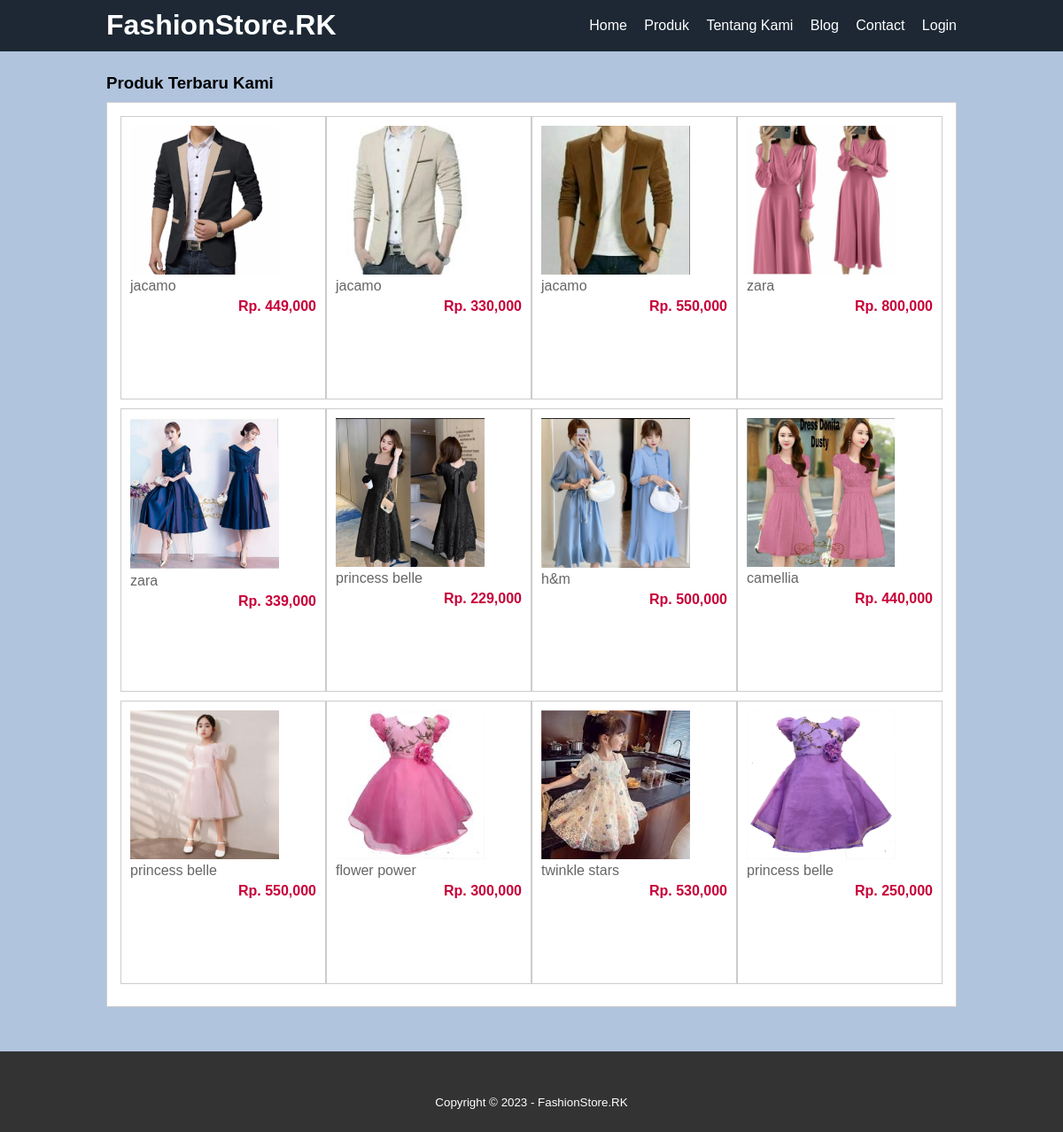
/pro.php, run on the app's committed database.
### tables this page shows
CREATE TABLE `tb_product` (
  `product_id` int(11) NOT NULL,
  `category_id` int(11) NOT NULL,
  `product_name` varchar(100) NOT NULL,
  `product_price` int(11) NOT NULL,
  `product_description` text NOT NULL,
  `prodeuct_image` varchar(100) NOT NULL,
  `product_status` tinyint(1) NOT NULL,
  `data_creates` timestamp NOT NULL DEFAULT current_timestamp()
);

### pro.php (the view, shortened to what this page needs)
<?php
	include 'db.php';
 ?>
<!DOCTYPE html>
<html>
<head>
	<link rel="stylesheet" type="text/css" href="css/style.css">
</head>
<body>
	<header>
		<div class="countainer">
			<h1><a href="index.php">FashionStore.RK</a></h1>
			<ul>
				<li><a href="index.php">Home</a></li>
				<li><a href="pro.php">Produk</a></li>
				<li><a href="about.php">Tentang Kami</a></li>
				<li><a href="blog.php">Blog</a></li>
				<li><a href="contact.php">Contact</a></li>
				<li><a href="loginn.php">Login</a></li>
			</ul>
		</div>
	</header>
    <div class="section">
    	<div class="countainer">
    		<h3>Produk Terbaru Kami</h3>
    		<div class="box">
    			<?php
    				$produk = mysqli_query($conn, "SELECT * FROM tb_product WHERE product_status = 1 ORDER BY product_id DESC LIMIT 12");
    				if(mysqli_num_rows($produk) > 0){
    					while($p = mysqli_fetch_array($produk)){
    			 ?>
    			 	<a href="">
		    			<div class="col-4">
		    				<img src="produk/<?php echo $p['prodeuct_image'] ?>">
		    				<p class="nama"><?php echo substr($p['product_name'] , 0, 30)?></p>
		    				<p class="harga">Rp. <?php echo number_format($p['product_price'])  ?></p>
		    			</div>
	    			</a>
	    		<?php }}else{ ?>
	    			<p>Produk Tidak Ada</p>
	    		<?php } ?>
    		</div>
    	</div>
    </div>
    <div class="footer">
    	<div class="countainer">
    		<small>Copyright &copy; 2023 - FashionStore.RK</small>
    	</div>
    </div>
</body>
</html>

### css/style.css (style rules this page uses)
* { padding: 0; margin: 0; font-family: 'Quicksand', sans-serif; }
body { background-color: #B0C4DE; }
a { color: inherit; text-decoration: none; }
header { background-color: #1d2834; color: #fff; }
header h1 { float: left; padding: 10px 0; }
header ul { float: right; }
header ul li { display: inline-block; }
header ul li a { padding:20px 0 20px 15px; display: inline-block; }
.countainer { width: 80%; margin:0 auto; }
.countainer:after { content: ''; display: block; clear: both; }
.section { padding:25px 0; }
.box { background-color: #fff; border:1px solid #ccc; padding:15px; box-sizing: border-box; margin: 10px 0 25px 0; }
.box:after { content: ''; display: block; clear: both; }
.col-4 { width:25%; height: 320px; border:1px solid #ccc; float: left; padding:10px; box-sizing: border-box; margin-bottom: 10px; }
.col-4 img { width: 80%; }
.col-4 .nama { color: #666; margin-bottom: 5px; }
.col-4 .harga { font-weight: bold; color: #C70039; float: right; }
.footer { padding:25px 0; background-color: #333; color: #fff; text-align: center; }
.footer small { margin-top: 25px; display: inline-block; }

### data on the page
tb_product: prodeuct_image (picture), product_name "jacamo", product_price "449,000"
tb_product: prodeuct_image (picture), product_name "jacamo", product_price "330,000"
tb_product: prodeuct_image (picture), product_name "jacamo", product_price "550,000"
tb_product: prodeuct_image (picture), product_name "zara", product_price "800,000"
tb_product: prodeuct_image (picture), product_name "zara", product_price "339,000"
tb_product: prodeuct_image (picture), product_name "princess belle", product_price "229,000"
tb_product: prodeuct_image (picture), product_name "h&m", product_price "500,000"
tb_product: prodeuct_image (picture), product_name "camellia", product_price "440,000"
tb_product: prodeuct_image (picture), product_name "princess belle", product_price "550,000"
tb_product: prodeuct_image (picture), product_name "flower power", product_price "300,000"
tb_product: prodeuct_image (picture), product_name "twinkle stars", product_price "530,000"
tb_product: prodeuct_image (picture), product_name "princess belle", product_price "250,000"
